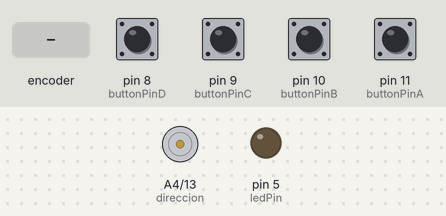
Bench run of a sketch on a simulated Arduino Uno, built with avr-gcc and run on an emulated ATmega328P. Parts: direction and speed pins drawn as motors (green arrow = direction pin HIGH = forward, orange = LOW = backward, longer = more drive), output pins drawn as LEDs (lit = HIGH). The test bench sets the inputs (shaded band); at power-on: pin 8 (buttonPinD), pin 9 (buttonPinC), pin 10 (buttonPinB), pin 11 (buttonPinA) LOW. Pins used as bus, display or sensor lines are not drawn.

Above: at 1.2 s.
1.3 s: rotary encoder on pin 11 (buttonPinA) / pin 10 (buttonPinB) turned 1 step (first pin leading)
3.0 s: pin 9 (buttonPinC) pulled HIGH for 3.2 s
At 6.4 s:
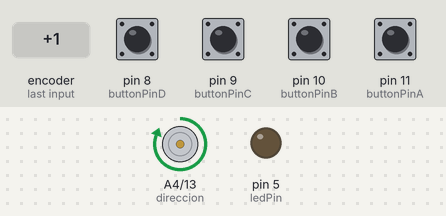
7.7 s: rotary encoder on pin 11 (buttonPinA) / pin 10 (buttonPinB) turned 1 step (first pin leading)
At 8.9 s:
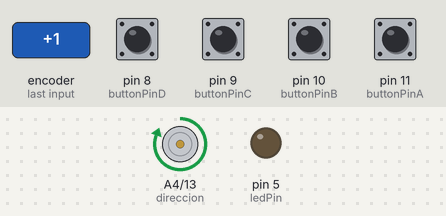
9.4 s: pin 9 (buttonPinC) pulled HIGH for 0.15 s
At 10.2 s:
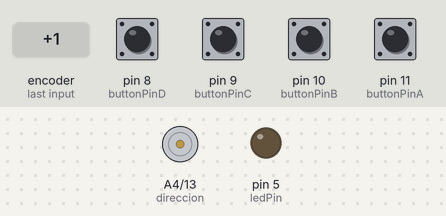
Timing chart, 0 to 12.0 s (numbered marks = the images above; inputs shaded):
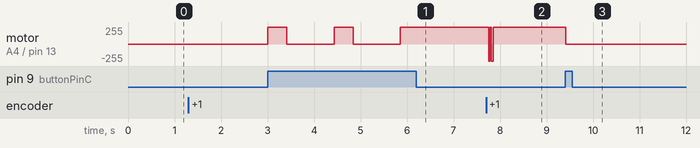

Measured:
- after the input at 3.0 s, motor on A4 (direccion) / pin 13 (EncienPaso): alternates forward 255/255 for 0.41 s and stopped for 1.0 s, 5 changes in all, then stays forward 255/255, starting at once
- after the input at 7.7 s, motor on A4 (direccion) / pin 13 (EncienPaso): alternates forward 255/255 for 0.03 s and backward 255/255 for 0.03 s, 4 changes in all, then stays forward 255/255, starting after 0.06 s
- after the input at 9.4 s, motor on A4 (direccion) / pin 13 (EncienPaso): forward 255/255 → stopped at once

The sketch:

Prueba_Paso_Paso_AlexD6_Ok.ino
```cpp
// Funciona con el  Motor 42HD4027-01
// Sensor RX-480 - RadioFrecuencia

volatile boolean swEnciendePaso  ;
volatile boolean swReloj         ;
#define EncienPaso  13
#define steps   A5
#define direccion A4

// 23/08/22
//volatile int     veloPaso   = 300  ;  // NO Arranca
//volatile int     veloPaso   = 350  ;  // NO Arranca
//volatile int     veloPaso   = 380 ;

// 26/Ago/2022
//volatile int     veloPaso   = 500 ;  // Ok
volatile int     veloPaso   = 700 ;  // Ok


//volatile int     veloPaso   = 400  ; // 400-10 / Ok  A mayor numero menor velocidad, mas Torque
//volatile int     veloPaso   = 800  ; // 800-10  A mayor numero menor velocidad, mas Torque
//volatile int     veloPaso   = 800  ; // 800-10  A mayor numero menor velocidad, mas Torque


//volatile int     veloPaso   = 1100 ; // A mayor numero menor velocidad, mas Torque
//volatile int     veloPaso   = 1000 ;
//volatile int     veloPaso   = 1450 ;
//volatile int     veloPaso   = 500 ;  // 500-10 Rapido - Ok Perfecto Velocidad motor paso Mayor numero menor velocidad

//volatile int     veloPaso   = 1500  ; // Velocidad motor paso Mayor numero menor velocidad
//volatile int     veloPaso   = 2000  ; // Velocidad motor paso
// volatile int     veloPaso   = 1500-480 Se bloquea;
//volatile int     veloPaso   = 1000;       // 1000 Mas lento
//volatile int     veloPaso   = 950-480 ;
//volatile int     veloPaso   = 950-600 ;     // Ok Rapido
//volatile int     veloPaso   = 900 ;     // 900-480 Ok Rapido
//volatile int     veloPaso   = 850 ;     // 850-480 Ok Rapido
//volatile int     veloPaso   = 800 ;     // 800-480 Ok Rapido
//volatile int     veloPaso   = 700 ;     // 700-480 Ok Rapido
//volatile int     veloPaso   = 700 ;     //  700-300
//volatile int     veloPaso   = 600 ;     //  600-10  NO arranca
//volatile int     veloPaso   = 650 ;     // Vibra
//volatile int     veloPaso   = 640 ;     // 640-10
//volatile int     veloPaso   = 610 ;     // 610-10 NO arranca
//volatile int     veloPaso   = 630 ;     // 630-10 ok Perfecto
//volatile int     veloPaso   = 620 ;     // 620-10 ok Perfecto
//volatile int     veloPaso   = 200 ;
//volatile int     veloPaso   = 100 ;
//volatile int     veloPaso   = 300 ;
//volatile int     veloPaso   = 400 ;   // 400-10 No Arranca
//volatile int     veloPaso   = 350 ;   // 350-10 No Arranca
//volatile int     veloPaso   = 300 ;   // 300-10 No Arranca
//volatile int     veloPaso   = 200 ;  // NO arranca


// Remoto
const int buttonPinD =  8 ;     // the number of the pushbutton pin
const int buttonPinC =  9 ;     // the number of the pushbutton pin
const int buttonPinB = 10 ;     // the number of the pushbutton pin
const int buttonPinA = 11 ;     // the number of the pushbutton pin
const int ledPin =  5;        // the number of the LED pin

int buttonStateA = 0;         // variable for reading the pushbutton status
int buttonStateB = 0;         // variable for reading the pushbutton status
int buttonStateC = 0;         // variable for reading the pushbutton status
int buttonStateD = 0;         // variable for reading the pushbutton status

void setup ()
{
  //Serial.begin(9600);
  pinMode(direccion, OUTPUT);
  pinMode(steps, OUTPUT);
  pinMode(EncienPaso, OUTPUT);
  digitalWrite(EncienPaso, LOW)  ; // Apagar

  // Remoto
  pinMode(ledPin, OUTPUT);    // initialize the LED pin as an output:
  pinMode(buttonPinA, INPUT);  // initialize the pushbutton pin as an input:
  pinMode(buttonPinB, INPUT);  // initialize the pushbutton pin as an input:
  pinMode(buttonPinC, INPUT);  // initialize the pushbutton pin as an input:
  pinMode(buttonPinD, INPUT);  // initialize the pushbutton pin as an input:

}

void loop()
{
  buttonStateA = digitalRead(buttonPinA);   // read the state of the pushbutton value:
  buttonStateB = digitalRead(buttonPinB);   // read the state of the pushbutton value:
  buttonStateC = digitalRead(buttonPinC);   // read the state of the pushbutton value:
  buttonStateD = digitalRead(buttonPinD);   // read the state of the pushbutton value:

 Serial.println("-  Hola ") ;
  // Boton A
  if (buttonStateC == HIGH) {
    if (swEnciendePaso==false) {
      Serial.println("-  Hola Prender - A ") ;
      digitalWrite(EncienPaso, HIGH);
      swEnciendePaso = true;
      //delay(200);  // NO arranca
      delay(400);     // Ok
      //delay(1000);  // Muy Demorado
    }
    else
    {
     Serial.println("-  Hola Apagar   - A ") ;
     digitalWrite(EncienPaso, LOW);
     swEnciendePaso = false;
     delay(1000) ;
    }
  }


  // Boton B
  if (buttonStateA == HIGH) {
    //if (swReloj == false){
       Serial.println("-  Hola - B ") ;
       digitalWrite(direccion, LOW);   // Direccion Horario
       swReloj = true;
    // }
    }


  // Boton C
  if (buttonStateB == HIGH) {
    Serial.println("-  Hola - C ") ;
//    if (swReloj == true){
//       Serial.println("-  Hola - C ") ;
       digitalWrite(direccion, HIGH);  // Direccion Anti-Horario
       swReloj = false;
//     }
  }


  // Boton D - DesIntalado
  // if (buttonStateD == HIGH) {
  //  Serial.println("-  Hola - D ") ;
  //  }


   // Motor de paso
   //digitalWrite(EncienPaso, HIGH); // Prender
   //Serial.print("Velocidad..: ");
   //Serial.println(veloPaso);

   for (int i=0; i<10; i++){      //
     digitalWrite(steps,HIGH);    // siempre debe estar los step en "HIGH""
     delayMicroseconds(veloPaso); // velocidad / mayor numero menos(-) velocidad
     digitalWrite(steps,LOW);     // siempre debe estar los step en ""LOW"
     delayMicroseconds(veloPaso);
   }
}
```
